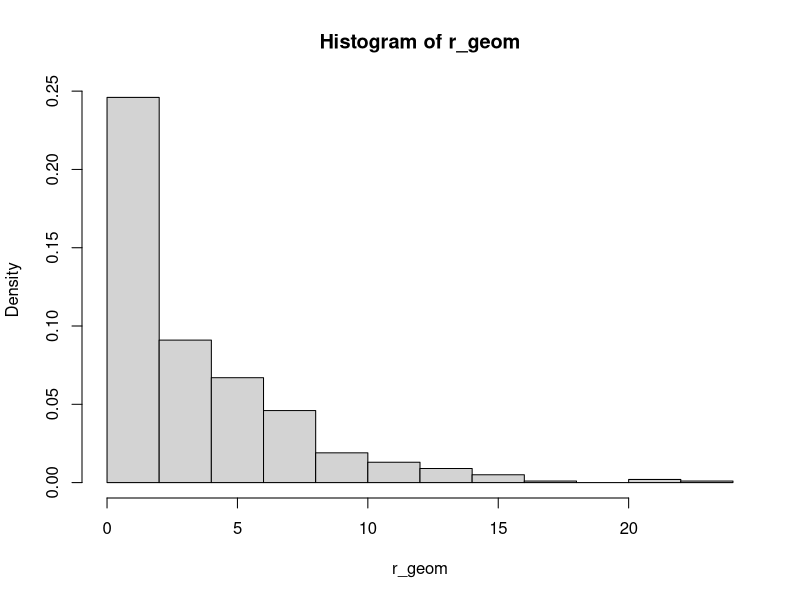

Recreate this plot in R.
options(warn=-1)
setwd("/home/sergey/University/University/Эконометрика/Эконометрика_I/Lab-1")
n<-500
p <- 0.2
r_geom <- rgeom(n, prob = p)
# Переписать дисперсию и мат ожидание
# p - probability of success
# q - probability of failure
M_x_geom <- (1-p)/p
D_x_geom <- (1-p)*(1-p)/p
print("Expected value")
print(M_x_geom)
print("Dispersion")
print(D_x_geom)

#print(fitdistr,"geometric")

print(summary(r_geom))
# Выборочнео среднее (Арифметическое ожиднаие) оно выводится как один из параметров summary, но пусть будет
print("Arithmetic mean")
print(mean(r_geom))
#x11()
hist(r_geom, freq =F)
#hist(r_geom,"geometric")
#x11()
#plot(r_geom,type="l")


x_tbl <- table(r_geom) # Таблицa частот


x_val <- as.numeric(names(x_tbl)) # получаем числовые значения таблицы частотного распределения
x_df <- data.frame(count=as.numeric(x_tbl), value=x_val) # фрейм данных по таблице частот

# расширение для заполнения пустот из за 0-ого отсчета
all_x_val <- data.frame(value = 0:max(x_val))
x_df <- merge(all_x_val, x_df, by="value", all.x=TRUE)
x_df$count[is.na(x_df$count)] <- 0  # В значения которые NA (not avalible) записать нули.

# Get theoretical probabilities
x_df$eprob <- dgeom(x_df$val, p)




print(chisq.test(x=x_df$count, p=x_df$eprob, rescale.p=TRUE))

# Вытигивание себя и коня из болта за свои же волосы. По выборке строится эмпирическое распределение, полгая что оно теоретическое - генереруется 2000 псевдовыборок. по ним уже идут суждения. Непараметрическую статистику не учил, а метод подсмотрел в документации.bootstrap evaluation
print(chisq.test(x=x_df$count, p=x_df$eprob, rescale.p=TRUE,
   simulate.p.value=TRUE)) #Вычисление p-value Методом Монте-Карло с 2000 реплик(По умолчанию)
